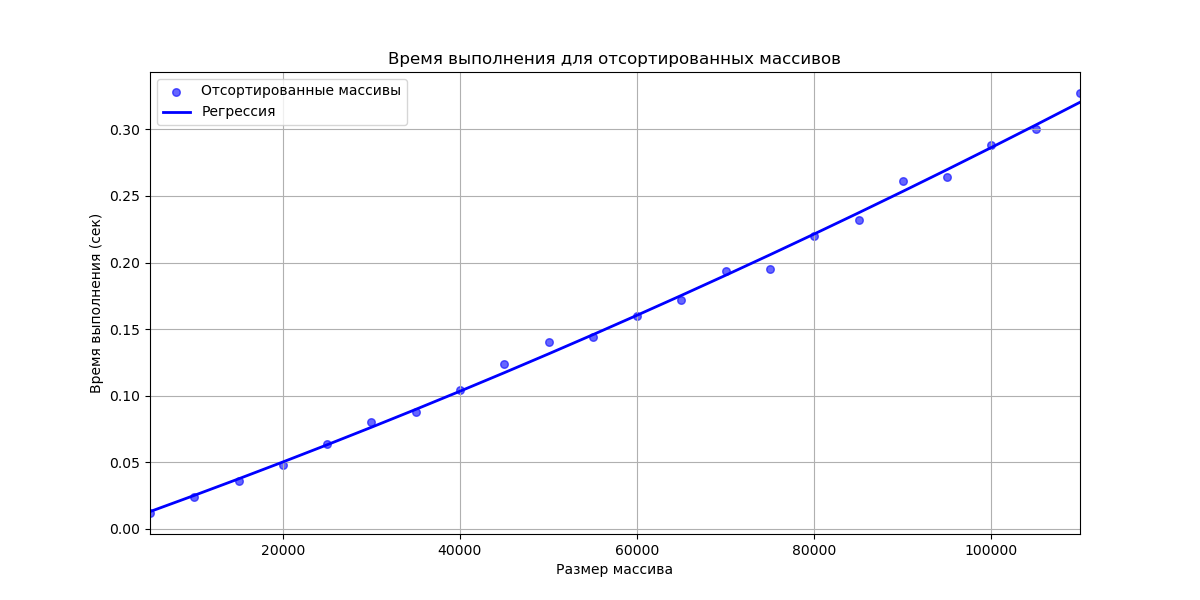

Here is the Python script that generated this plot:
import numpy as np
import matplotlib.pyplot as plt
from sklearn.preprocessing import PolynomialFeatures
from sklearn.linear_model import LinearRegression
import time

def quick_sort(arr):
    if len(arr) <= 1:
        return arr 
    pivot = arr[len(arr) // 2] 
    left = []
    middle = []
    right = []
    for x in arr:
        if x < pivot:
            left.append(x)
        elif x == pivot:
            middle.append(x)
        else:
            right.append(x)
    return quick_sort(left) + middle + quick_sort(right) 

np.random.seed(42)

sizes = np.arange(5000, 110001, 5000)

times_sorted = []

for size in sizes:
    arr_sorted = np.arange(size) 
    start_time = time.time()
    quick_sort(arr_sorted)
    end_time = time.time()
    times_sorted.append(end_time - start_time)
    print(size, end_time - start_time)

poly = PolynomialFeatures(degree=2)
N_b_poly_sorted = poly.fit_transform(sizes.reshape(-1, 1))
model_sorted = LinearRegression()
model_sorted.fit(N_b_poly_sorted, times_sorted)
y_predict_sorted = model_sorted.predict(N_b_poly_sorted)

plt.figure(figsize=(12, 6))
plt.scatter(sizes, times_sorted, label='Отсортированные массивы', color='blue', alpha=0.6, s=30)
plt.plot(sizes, y_predict_sorted, label='Регрессия', color='blue', linewidth=2)
plt.title('Время выполнения для отсортированных массивов')
plt.xlabel('Размер массива')
plt.ylabel('Время выполнения (сек)')
plt.xlim(5000, 110000)
plt.grid()
plt.legend()
plt.show()
